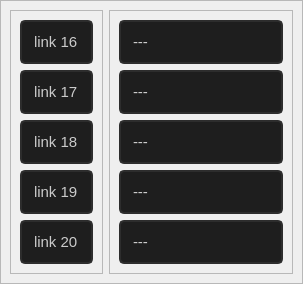
                   <widget class="QWidget" name="tabela_links_16a20">
                    <attribute name="title">
                     <string>links 16 à 20</string>
                    </attribute>
                    <layout class="QVBoxLayout" name="verticalLayout_52">
                     <property name="spacing">
                      <number>0</number>
                     </property>
                     <property name="leftMargin">
                      <number>0</number>
                     </property>
                     <property name="topMargin">
                      <number>0</number>
                     </property>
                     <property name="rightMargin">
                      <number>0</number>
                     </property>
                     <property name="bottomMargin">
                      <number>0</number>
                     </property>
                     <item>
                      <widget class="QFrame" name="frame_79input_link_ps3">
                       <property name="frameShape">
                        <enum>QFrame::StyledPanel</enum>
                       </property>
                       <property name="frameShadow">
                        <enum>QFrame::Raised</enum>
                       </property>
                       <layout class="QHBoxLayout" name="horizontalLayout_28">
                        <item>
                         <widget class="QFrame" name="frame_88input_link_ps3">
                          <property name="maximumSize">
                           <size>
                            <width>93</width>
                            <height>16777215</height>
                           </size>
                          </property>
                          <property name="frameShape">
                           <enum>QFrame::StyledPanel</enum>
                          </property>
                          <property name="frameShadow">
                           <enum>QFrame::Raised</enum>
                          </property>
                          <layout class="QVBoxLayout" name="verticalLayout_62">
                           <item>
                            <widget class="QLineEdit" name="info_link16">
                             <property name="minimumSize">
                              <size>
                               <width>0</width>
                               <height>40</height>
                              </size>
                             </property>
                             <property name="styleSheet">
                              <string notr="true">QLineEdit{
border: 2px solid rgb(45,45,45);
border-radius: 5px;
padding: 10px;
background-color: rgb(30,30,30);
	color: rgb(203, 203, 203);
font: 15px Segoe UI, bold;
}
QLineEdit:hover{
border: 2px solid rgb(55,55,55);
}
QLineEdit:focus{
border: 2px solid  rgb(170,0,0);
	color: rgb(170,0,0);
}</string>
                             </property>
                             <property name="text">
                              <string>link 16</string>
                             </property>
                             <property name="echoMode">
                              <enum>QLineEdit::Normal</enum>
                             </property>
                             <property name="clearButtonEnabled">
                              <bool>false</bool>
                             </property>
                            </widget>
                           </item>
                           <item>
                            <widget class="QLineEdit" name="info_link17">
                             <property name="minimumSize">
                              <size>
                               <width>0</width>
                               <height>40</height>
                              </size>
                             </property>
                             <property name="styleSheet">
                              <string notr="true">QLineEdit{
border: 2px solid rgb(45,45,45);
border-radius: 5px;
padding: 10px;
background-color: rgb(30,30,30);
	color: rgb(203, 203, 203);
font: 15px Segoe UI, bold;
}
QLineEdit:hover{
border: 2px solid rgb(55,55,55);
}
QLineEdit:focus{
border: 2px solid  rgb(170,0,0);
	color: rgb(170,0,0);
}</string>
                             </property>
                             <property name="text">
                              <string>link 17</string>
                             </property>
                             <property name="echoMode">
                              <enum>QLineEdit::Normal</enum>
                             </property>
                             <property name="clearButtonEnabled">
                              <bool>false</bool>
                             </property>
                            </widget>
                           </item>
                           <item>
                            <widget class="QLineEdit" name="info_link18">
                             <property name="minimumSize">
                              <size>
                               <width>0</width>
                               <height>40</height>
                              </size>
                             </property>
                             <property name="styleSheet">
                              <string notr="true">QLineEdit{
border: 2px solid rgb(45,45,45);
border-radius: 5px;
padding: 10px;
background-color: rgb(30,30,30);
	color: rgb(203, 203, 203);
font: 15px Segoe UI, bold;
}
QLineEdit:hover{
border: 2px solid rgb(55,55,55);
}
QLineEdit:focus{
border: 2px solid  rgb(170,0,0);
	color: rgb(170,0,0);
}</string>
                             </property>
                             <property name="text">
                              <string>link 18</string>
                             </property>
                             <property name="echoMode">
                              <enum>QLineEdit::Normal</enum>
                             </property>
                             <property name="clearButtonEnabled">
                              <bool>false</bool>
                             </property>
                            </widget>
                           </item>
                           <item>
                            <widget class="QLineEdit" name="info_link19">
                             <property name="minimumSize">
                              <size>
                               <width>0</width>
                               <height>40</height>
                              </size>
                             </property>
                             <property name="styleSheet">
                              <string notr="true">QLineEdit{
border: 2px solid rgb(45,45,45);
border-radius: 5px;
padding: 10px;
background-color: rgb(30,30,30);
	color: rgb(203, 203, 203);
font: 15px Segoe UI, bold;
}
QLineEdit:hover{
border: 2px solid rgb(55,55,55);
}
QLineEdit:focus{
border: 2px solid  rgb(170,0,0);
	color: rgb(170,0,0);
}</string>
                             </property>
                             <property name="text">
                              <string>link 19</string>
                             </property>
                             <property name="echoMode">
                              <enum>QLineEdit::Normal</enum>
                             </property>
                             <property name="clearButtonEnabled">
                              <bool>false</bool>
                             </property>
                            </widget>
                           </item>
                           <item>
                            <widget class="QLineEdit" name="info_link20">
                             <property name="minimumSize">
                              <size>
                               <width>0</width>
                               <height>40</height>
                              </size>
                             </property>
                             <property name="styleSheet">
                              <string notr="true">QLineEdit{
border: 2px solid rgb(45,45,45);
border-radius: 5px;
padding: 10px;
background-color: rgb(30,30,30);
	color: rgb(203, 203, 203);
font: 15px Segoe UI, bold;
}
QLineEdit:hover{
border: 2px solid rgb(55,55,55);
}
QLineEdit:focus{
border: 2px solid  rgb(170,0,0);
	color: rgb(170,0,0);
}</string>
                             </property>
                             <property name="text">
                              <string>link 20</string>
                             </property>
                             <property name="echoMode">
                              <enum>QLineEdit::Normal</enum>
                             </property>
                             <property name="clearButtonEnabled">
                              <bool>false</bool>
                             </property>
                            </widget>
                           </item>
                          </layout>
                         </widget>
                        </item>
                        <item>
                         <widget class="QFrame" name="frame_89input_link_ps3">
                          <property name="frameShape">
                           <enum>QFrame::StyledPanel</enum>
                          </property>
                          <property name="frameShadow">
                           <enum>QFrame::Raised</enum>
                          </property>
                          <layout class="QVBoxLayout" name="verticalLayout_63">
                           <item>
                            <widget class="QLineEdit" name="input_link16_ps3">
                             <property name="minimumSize">
                              <size>
                               <width>0</width>
                               <height>40</height>
                              </size>
                             </property>
                             <property name="styleSheet">
                              <string notr="true">QLineEdit{
border: 2px solid rgb(45,45,45);
border-radius: 5px;
padding: 10px;
background-color: rgb(30,30,30);
	color: rgb(203, 203, 203);
font: 15px Segoe UI, bold;
}
QLineEdit:hover{
border: 2px solid rgb(55,55,55);
}
QLineEdit:focus{
border: 2px solid  rgb(170,0,0);
	color: rgb(170,0,0);
}</string>
                             </property>
                             <property name="text">
                              <string>---</string>
                             </property>
                             <property name="echoMode">
                              <enum>QLineEdit::Normal</enum>
                             </property>
                             <property name="clearButtonEnabled">
                              <bool>false</bool>
                             </property>
                            </widget>
                           </item>
                           <item>
                            <widget class="QLineEdit" name="input_link17_ps3">
                             <property name="minimumSize">
                              <size>
                               <width>0</width>
                               <height>40</height>
                              </size>
                             </property>
                             <property name="styleSheet">
                              <string notr="true">QLineEdit{
border: 2px solid rgb(45,45,45);
border-radius: 5px;
padding: 10px;
background-color: rgb(30,30,30);
	color: rgb(203, 203, 203);
font: 15px Segoe UI, bold;
}
QLineEdit:hover{
border: 2px solid rgb(55,55,55);
}
QLineEdit:focus{
border: 2px solid  rgb(170,0,0);
	color: rgb(170,0,0);
}</string>
                             </property>
                             <property name="text">
                              <string>---</string>
                             </property>
                            </widget>
                           </item>
                           <item>
                            <widget class="QLineEdit" name="input_link18_ps3">
                             <property name="minimumSize">
                              <size>
                               <width>0</width>
                               <height>40</height>
                              </size>
                             </property>
                             <property name="styleSheet">
                              <string notr="true">QLineEdit{
border: 2px solid rgb(45,45,45);
border-radius: 5px;
padding: 10px;
background-color: rgb(30,30,30);
	color: rgb(203, 203, 203);
font: 15px Segoe UI, bold;
}
QLineEdit:hover{
border: 2px solid rgb(55,55,55);
}
QLineEdit:focus{
border: 2px solid  rgb(170,0,0);
	color: rgb(170,0,0);
}</string>
                             </property>
                             <property name="text">
                              <string>---</string>
                             </property>
                             <property name="echoMode">
                              <enum>QLineEdit::Normal</enum>
                             </property>
                             <property name="clearButtonEnabled">
                              <bool>false</bool>
                             </property>
                            </widget>
                           </item>
                           <item>
                            <widget class="QLineEdit" name="input_link19_ps3">
                             <property name="minimumSize">
                              <size>
                               <width>0</width>
                               <height>40</height>
                              </size>
                             </property>
                             <property name="styleSheet">
                              <string notr="true">QLineEdit{
border: 2px solid rgb(45,45,45);
border-radius: 5px;
padding: 10px;
background-color: rgb(30,30,30);
	color: rgb(203, 203, 203);
font: 15px Segoe UI, bold;
}
QLineEdit:hover{
border: 2px solid rgb(55,55,55);
}
QLineEdit:focus{
border: 2px solid  rgb(170,0,0);
	color: rgb(170,0,0);
}</string>
                             </property>
                             <property name="text">
                              <string>---</string>
                             </property>
                            </widget>
                           </item>
                           <item>
                            <widget class="QLineEdit" name="input_link20_ps3">
                             <property name="minimumSize">
                              <size>
                               <width>0</width>
                               <height>40</height>
                              </size>
                             </property>
                             <property name="styleSheet">
                              <string notr="true">QLineEdit{
border: 2px solid rgb(45,45,45);
border-radius: 5px;
padding: 10px;
background-color: rgb(30,30,30);
	color: rgb(203, 203, 203);
font: 15px Segoe UI, bold;
}
QLineEdit:hover{
border: 2px solid rgb(55,55,55);
}
QLineEdit:focus{
border: 2px solid  rgb(170,0,0);
	color: rgb(170,0,0);
}</string>
                             </property>
                             <property name="text">
                              <string>---</string>
                             </property>
                            </widget>
                           </item>
                          </layout>
                         </widget>
                        </item>
                       </layout>
                      </widget>
                     </item>
                    </layout>
                   </widget>
